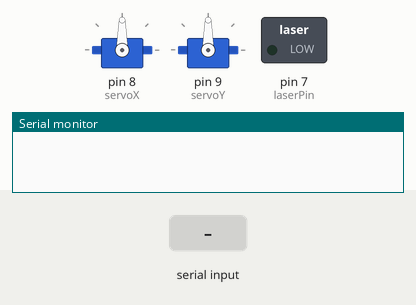
The sketch below on a simulated Arduino Uno, built with avr-gcc and run on an emulated ATmega328P. Parts: 2 × servo, switched loads named in the sketch (green lamp = pin HIGH), the last lines printed to the serial monitor. The test bench sets the inputs (shaded band).

Above: at 1.2 s.
1.3 s: "o90\n" received over Serial
At 2.5 s:
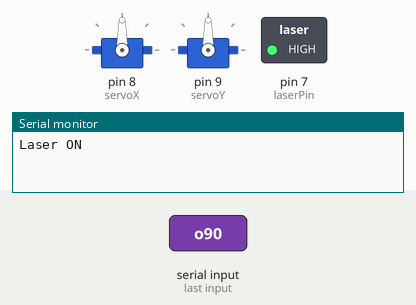
2.8 s: "90,45\n" received over Serial
At 3.2 s:
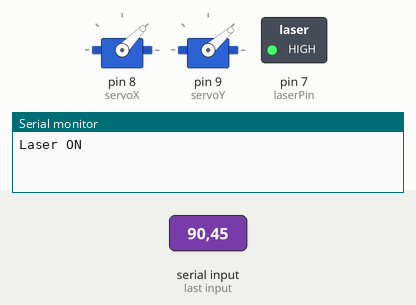
4.3 s: byte 102 ('f') received over Serial
At 5.0 s:
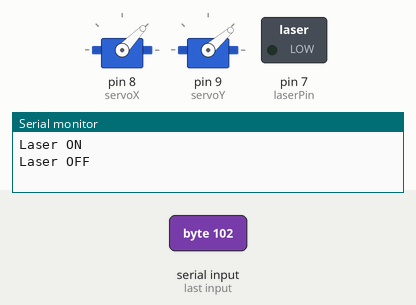
5.8 s: "30,150\n" received over Serial
At 6.8 s:
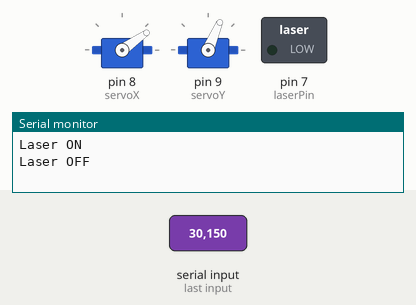
7.3 s: byte 111 ('o') received over Serial
At 8.5 s:
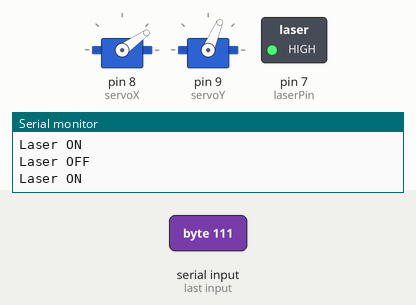
8.8 s: "1,90\n" received over Serial
At 10.2 s:
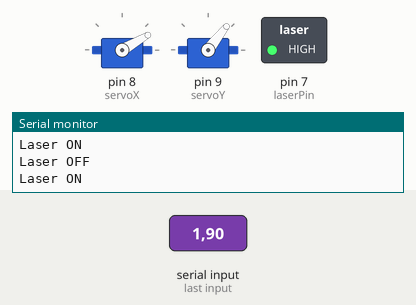
Timing chart, 0 to 11.3 s (numbered marks = the images above; inputs shaded):
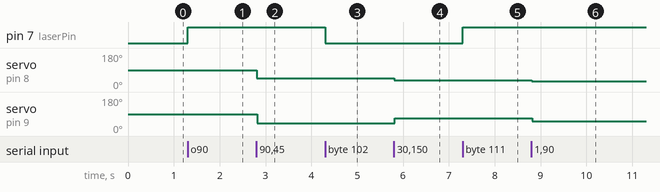

Measured:
- after the input at 1.3 s, pin 7 (laserPin): LOW → HIGH at once
- after the input at 2.8 s, servo on pin 8 (servoX): 90° → 46° at once; servo on pin 9 (servoY): 90° → 41° at once
- after the input at 4.3 s, pin 7 (laserPin): HIGH → LOW at once
- after the input at 5.8 s, servo on pin 8 (servoX): 46° → 35° at once; servo on pin 9 (servoY): 41° → 67° at once
- after the input at 7.3 s, pin 7 (laserPin): LOW → HIGH at once
- after the input at 8.8 s, servo on pin 8 (servoX): 35° → 30° at once; servo on pin 9 (servoY): 67° → 52° at once

The sketch:

arduino_servos.ino
```cpp
#include <Servo.h>

Servo servoX;
Servo servoY;

int angleX = 90;
int angleY = 90;

String inputString = "";
bool newData = false;

const int laserPin = 7;  // Laser now on pin 7

void setup() {
  Serial.begin(9600);

  servoX.attach(8);
  servoY.attach(9);
  servoX.write(angleX);
  servoY.write(angleY);

  pinMode(laserPin, OUTPUT);
  digitalWrite(laserPin, LOW);  // Laser OFF by default
}

void loop() {
  while (Serial.available()) {
    char inChar = (char)Serial.read();

    if (inChar == 'o') {
      digitalWrite(laserPin, HIGH);  // 🔫 Laser ON
      Serial.println("Laser ON");
      inputString = "";
    }
    else if (inChar == 'f') {
      digitalWrite(laserPin, LOW);   // 🚫 Laser OFF
      Serial.println("Laser OFF");
      inputString = "";
    }
    else if (inChar == '\n') {
      newData = true;
      break;
    }
    else {
      inputString += inChar;
    }
  }

  if (newData) {
    int commaIndex = inputString.indexOf(',');
    if (commaIndex > 0) {
      int cx = inputString.substring(0, commaIndex).toInt();
      int cy = inputString.substring(commaIndex + 1).toInt();

      angleX = map(cx, 0, 640, 30, 150);
      angleY = map(cy, 0, 480, 30, 150);

      servoX.write(angleX);
      delay(10);
      servoY.write(angleY);
    }

    inputString = "";
    newData = false;
  }
}
```
